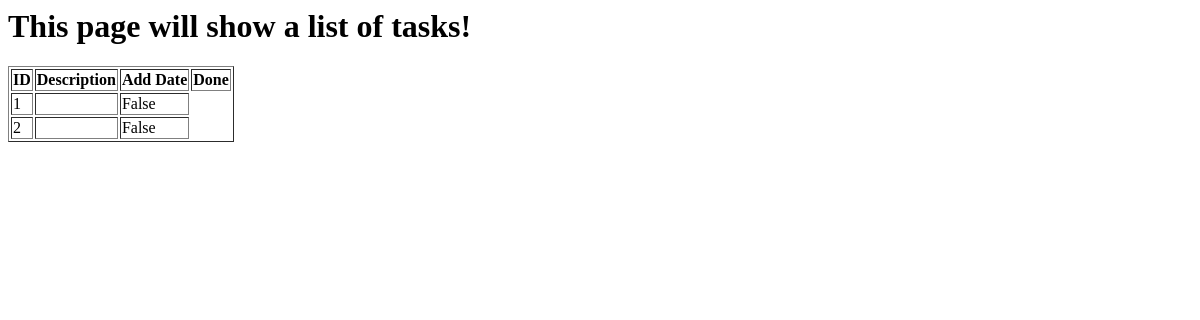
Page /items/ on the earlier database version.
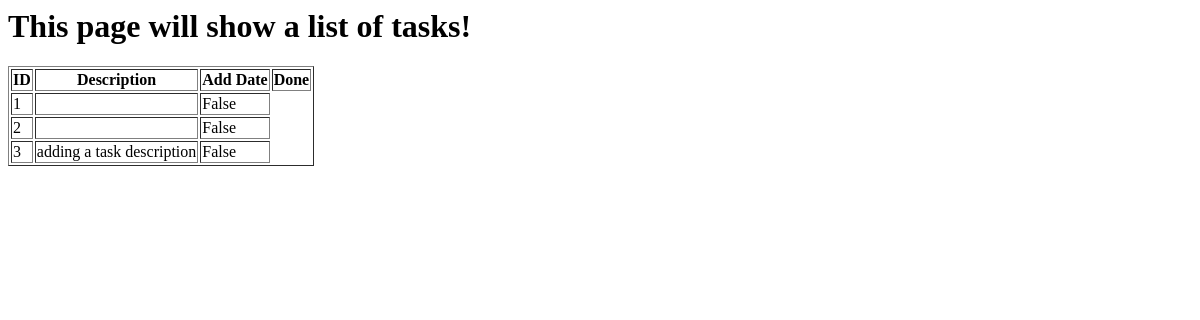
Same page on the later database version.
### MishaApp/models.py (models this page shows, shortened)
class Task (models.Model):
    taskDescription = models.CharField(max_length=100)
    addDate = models.DateField()
    done= models.BooleanField(default=False)

### MishaApp/views/items.py (the view)
# urls.py: path("items/", items, name="tasks"),
def items(request):
    tasks = Task.objects.all()
    return render(request,
                  'items.html',
                  {'tasks':tasks}
                  )

### MishaApp/templates/items.html (shortened to what this page needs)
<html>
<head>
</head>
<body>
    <h1>This page will show a list of tasks!</h1>
<form method="post">
<table border="1">
  <tr>
    <th>ID</th>
    <th>Description</th>
    <th>Add Date</th>
     <th>Done</th>
  </tr>
  {% for task in tasks %}
    <tr>
      <td>{{ task.id }}</td>
      <td>{{ task.taskDescription}}</td>
      <td>{{ task.done }}</td>
    </tr>
  {% empty %}
    <tr>
      <td colspan="3">No tasks yet</td>
    </tr>
  {% endfor %}
</table>
  </form>
</body>
</html>

Differences in the rows shown:
added Task: id "3", taskDescription "adding a task description", done "False"
